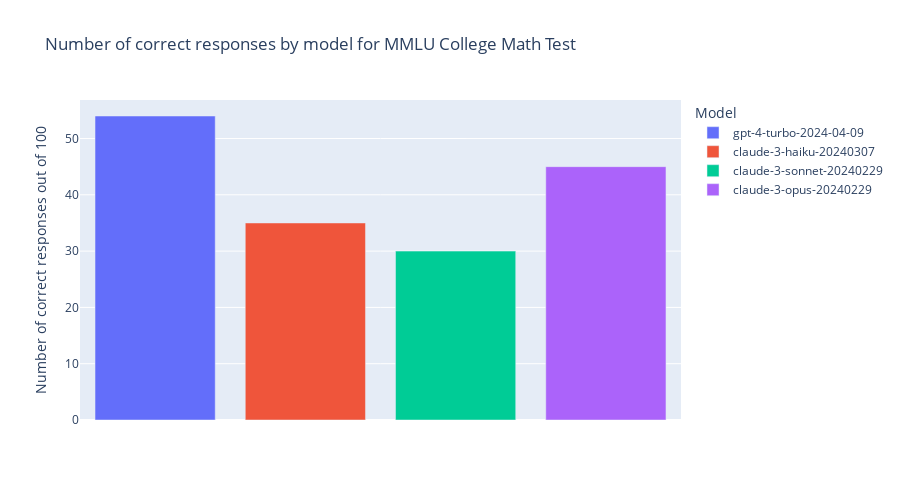

Here is the notebook cell this chart was saved with:
### Code cell
fig = px.bar(
    correct_answers_by_model_df,
    x="model_id",
    y="is_correct",
    orientation="v",
    color="model_id",
    labels={
        "model_id": "Model",
        "is_correct": "Number of correct responses out of 100",
    },
    title="Number of correct responses by model for MMLU College Math Test",
)

fig.update_xaxes(showticklabels=False, visible=False)
fig.update_yaxes(title_text="Number of correct responses out of 100")
fig.update_layout(
    autosize=True,
    height=500,
)

fig.show()
fig.write_html("../plots/correct_responses_by_model.html")

### Figure 1 — Plotly figure (JSON) as saved in the notebook; plotly's stock layout.template omitted (floating-point values rounded to 4 significant figures)
{"data": [{"alignmentgroup": "True", "hovertemplate": "Model=%{x}<br>Number of correct responses out of 100=%{y}<extra></extra>", "legendgroup": "gpt-4-turbo-2024-04-09", "marker": {"color": "#636efa", "pattern": {"shape": ""}}, "name": "gpt-4-turbo-2024-04-09", "offsetgroup": "gpt-4-turbo-2024-04-09", "orientation": "v", "showlegend": true, "textposition": "auto", "type": "bar", "x": ["gpt-4-turbo-2024-04-09"], "xaxis": "x", "y": [54], "yaxis": "y"}, {"alignmentgroup": "True", "hovertemplate": "Model=%{x}<br>Number of correct responses out of 100=%{y}<extra></extra>", "legendgroup": "claude-3-haiku-20240307", "marker": {"color": "#EF553B", "pattern": {"shape": ""}}, "name": "claude-3-haiku-20240307", "offsetgroup": "claude-3-haiku-20240307", "orientation": "v", "showlegend": true, "textposition": "auto", "type": "bar", "x": ["claude-3-haiku-20240307"], "xaxis": "x", "y": [35], "yaxis": "y"}, {"alignmentgroup": "True", "hovertemplate": "Model=%{x}<br>Number of correct responses out of 100=%{y}<extra></extra>", "legendgroup": "claude-3-sonnet-20240229", "marker": {"color": "#00cc96", "pattern": {"shape": ""}}, "name": "claude-3-sonnet-20240229", "offsetgroup": "claude-3-sonnet-20240229", "orientation": "v", "showlegend": true, "textposition": "auto", "type": "bar", "x": ["claude-3-sonnet-20240229"], "xaxis": "x", "y": [30], "yaxis": "y"}, {"alignmentgroup": "True", "hovertemplate": "Model=%{x}<br>Number of correct responses out of 100=%{y}<extra></extra>", "legendgroup": "claude-3-opus-20240229", "marker": {"color": "#ab63fa", "pattern": {"shape": ""}}, "name": "claude-3-opus-20240229", "offsetgroup": "claude-3-opus-20240229", "orientation": "v", "showlegend": true, "textposition": "auto", "type": "bar", "x": ["claude-3-opus-20240229"], "xaxis": "x", "y": [45], "yaxis": "y"}], "layout": {"autosize": true, "barmode": "relative", "height": 500, "legend": {"title": {"text": "Model"}, "tracegroupgap": 0}, "title": {"text": "Number of correct responses by model for MMLU College Math Test"}, "xaxis": {"anchor": "y", "categoryarray": ["gpt-4-turbo-2024-04-09", "claude-3-haiku-20240307", "claude-3-sonnet-20240229", "claude-3-opus-20240229"], "categoryorder": "array", "domain": [0, 1], "showticklabels": false, "title": {"text": "Model"}, "visible": false}, "yaxis": {"anchor": "x", "domain": [0, 1], "title": {"text": "Number of correct responses out of 100"}}}}
